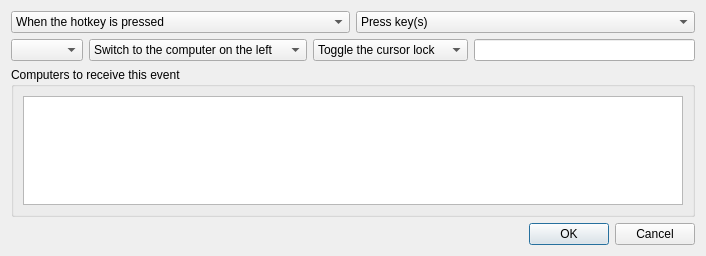
<?xml version="1.0" encoding="UTF-8"?>
<ui version="4.0">
 <class>ActionDialog</class>
 <widget class="QDialog" name="ActionDialog">
  <property name="geometry">
   <rect>
    <x>0</x>
    <y>0</y>
    <width>706</width>
    <height>256</height>
   </rect>
  </property>
  <property name="sizePolicy">
   <sizepolicy hsizetype="Maximum" vsizetype="Maximum">
    <horstretch>0</horstretch>
    <verstretch>0</verstretch>
   </sizepolicy>
  </property>
  <property name="windowTitle">
   <string>Configure Action</string>
  </property>
  <layout class="QVBoxLayout" name="_2">
   <item>
    <layout class="QHBoxLayout" name="horizontalLayout_4">
     <item>
      <widget class="QComboBox" name="comboTriggerOn">
       <item>
        <property name="text">
         <string>When the hotkey is pressed</string>
        </property>
       </item>
       <item>
        <property name="text">
         <string>When the hotkey is released</string>
        </property>
       </item>
      </widget>
     </item>
     <item>
      <widget class="QComboBox" name="comboActionType">
       <item>
        <property name="text">
         <string>Press key(s)</string>
        </property>
       </item>
       <item>
        <property name="text">
         <string>Release key(s)</string>
        </property>
       </item>
       <item>
        <property name="text">
         <string>Press and release key(s)</string>
        </property>
       </item>
       <item>
        <property name="text">
         <string>Switch to a computer</string>
        </property>
       </item>
       <item>
        <property name="text">
         <string>Switch in a direction</string>
        </property>
       </item>
       <item>
        <property name="text">
         <string>Switch to next computer</string>
        </property>
       </item>
       <item>
        <property name="text">
         <string>Modify the cursor lock</string>
        </property>
       </item>
       <item>
        <property name="text">
         <string>Restart the server</string>
        </property>
       </item>
       <item>
        <property name="text">
         <string>Lock the computers</string>
        </property>
       </item>
      </widget>
     </item>
    </layout>
   </item>
   <item>
    <layout class="QHBoxLayout" name="horizontalLayout_2">
     <item>
      <widget class="QComboBox" name="comboSwitchToComputer">
       <property name="enabled">
        <bool>true</bool>
       </property>
      </widget>
     </item>
     <item>
      <widget class="QComboBox" name="comboSwitchInDirection">
       <property name="enabled">
        <bool>true</bool>
       </property>
       <item>
        <property name="text">
         <string>Switch to the computer on the left</string>
        </property>
       </item>
       <item>
        <property name="text">
         <string>Switch to the computer on the right</string>
        </property>
       </item>
       <item>
        <property name="text">
         <string>Switch to the computer above</string>
        </property>
       </item>
       <item>
        <property name="text">
         <string>Switch to the computer below</string>
        </property>
       </item>
      </widget>
     </item>
     <item>
      <widget class="QComboBox" name="comboLockCursorToComputer">
       <property name="enabled">
        <bool>true</bool>
       </property>
       <item>
        <property name="text">
         <string>Toggle the cursor lock</string>
        </property>
       </item>
       <item>
        <property name="text">
         <string>Enable the cursor lock</string>
        </property>
       </item>
       <item>
        <property name="text">
         <string>Disable the cursor lock</string>
        </property>
       </item>
      </widget>
     </item>
     <item>
      <widget class="KeySequenceWidget" name="keySequenceWidget"/>
     </item>
    </layout>
   </item>
   <item>
    <widget class="QGroupBox" name="groupComputers">
     <property name="sizePolicy">
      <sizepolicy hsizetype="Preferred" vsizetype="Preferred">
       <horstretch>0</horstretch>
       <verstretch>0</verstretch>
      </sizepolicy>
     </property>
     <property name="title">
      <string>Computers to receive this event</string>
     </property>
     <layout class="QHBoxLayout" name="_3">
      <item>
       <widget class="QListWidget" name="listComputers">
        <property name="sizeAdjustPolicy">
         <enum>QAbstractScrollArea::SizeAdjustPolicy::AdjustToContentsOnFirstShow</enum>
        </property>
       </widget>
      </item>
     </layout>
    </widget>
   </item>
   <item>
    <widget class="QDialogButtonBox" name="buttonBox">
     <property name="standardButtons">
      <set>QDialogButtonBox::StandardButton::Cancel|QDialogButtonBox::StandardButton::Ok</set>
     </property>
    </widget>
   </item>
  </layout>
 </widget>
 <customwidgets>
  <customwidget>
   <class>KeySequenceWidget</class>
   <extends>QLineEdit</extends>
   <header>widgets/KeySequenceWidget.h</header>
  </customwidget>
 </customwidgets>
 <resources/>
 <connections/>
</ui>
